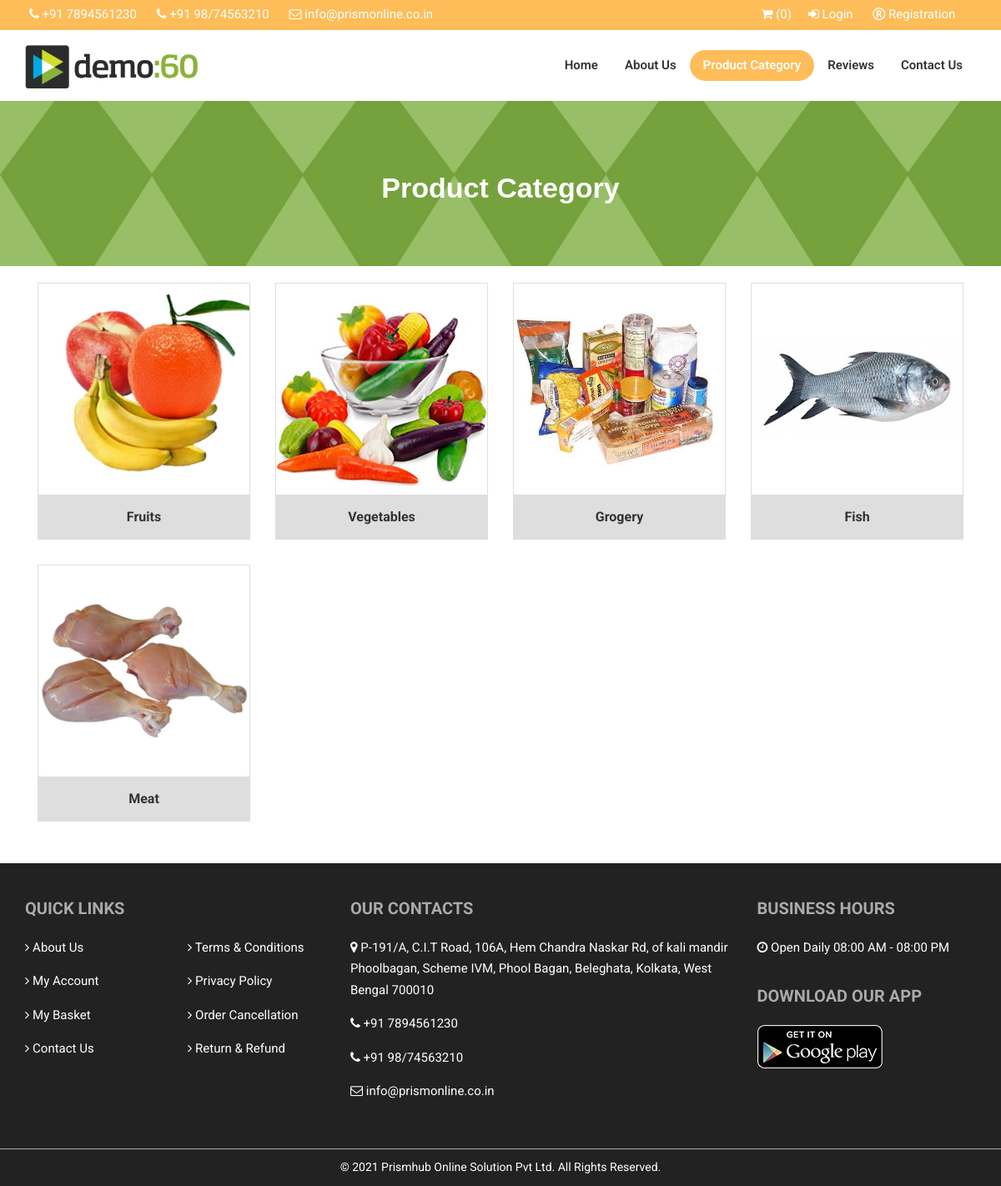
The app's page /category.php with its own data.
### tables this page shows
CREATE TABLE `og_administrator` (
  `admin_id` int(3) NOT NULL,
  `admin_username` varchar(100) NOT NULL,
  `admin_password` varchar(100) NOT NULL,
  `admin_original_password` varchar(100) NOT NULL,
  `company_name` varchar(100) NOT NULL,
  `contact_person` varchar(100) NOT NULL,
  `contact_address` text NOT NULL,
  `contact_no1` varchar(100) NOT NULL,
  `contact_no2` varchar(100) NOT NULL,
  `whatsapp_no` varchar(100) NOT NULL,
  `contact_email` varchar(100) NOT NULL,
  `delivery_charge` float(10,2) NOT NULL,
  `delivery_charge_limit` float(7,2) NOT NULL,
  `quick_delivery_charge` float(7,2) NOT NULL,
  `facebook_link` text NOT NULL,
  `twitter_link` text NOT NULL,
  `instagram_link` text NOT NULL,
  `pinterest_link` text NOT NULL,
  `youtube_link` text NOT NULL
);

CREATE TABLE `og_category` (
  `category_id` int(11) NOT NULL,
  `category_name` varchar(100) NOT NULL,
  `category_photo` varchar(100) NOT NULL,
  `category_status` varchar(30) NOT NULL
);

### category.php (the view)
<?php require_once("header.php");?>
			<div class="main-content bg-lighter">
    			<section class="inner-header parallax" style="background-image: url('images/bg/category.jpg');">
      				<div class="container">
						<div class="section-content">
							<div class="row">
								<div class="col-md-12">
									<h2 class="title text-white text-center" style="text-align:center;">Product Category</h2>
								</div>
							</div>
						</div>
					</div>
				</section>
				<section id="about">
					<div class="container pb-20 pt-20">
						<div class="row multi-row-clearfix">
							<div class="col-md-12">
							<?php
							$sql_category = "SELECT * FROM `og_category` WHERE `category_status` = 'Active'";
							$exe_category = mysql_query($sql_category) or die(mysql_error());
							while($arr_category = mysql_fetch_array($exe_category))
							{
								$num_subcat = mysql_num_rows(mysql_query("SELECT * FROM `og_subcategory` WHERE `category_id` = '".$arr_category['category_id']."' AND `subcategory_status` = 'Active'"));
								?>
								<div class="col-md-3 col-xs-6" data-nav="false">
									<div class="item">
										<div class="mb-30">
											<?php if($num_subcat>0) { ?>
											<a href="subcategory.php?category_id=<?php echo $arr_category['category_id'];?>">
											<?php } else { ?>
											<a href="product-list.php?category_id=<?php echo $arr_category['category_id'];?>">
											<?php } ?>
											<div class="thumb" style="border:1px solid #DEDEDE;">
												<img class="img-fullwidth" alt="" src="uploads/category/<?php echo $arr_category['category_photo'];?>">
											</div></a>
											<div class="pt-5 pb-5" style="text-align:center; background-color:#DEDEDE;">
												<h4 class="" style="color:#333333;">
												<?php if($num_subcat>0) { ?>
												<a href="subcategory.php?category_id=<?php echo $arr_category['category_id'];?>" style="color:#333333;">
												<?php } else { ?>
												<a href="product-list.php?category_id=<?php echo $arr_category['category_id'];?>" style="color:#333333;">
												<?php } ?>
												<?php echo stripslashes($arr_category['category_name']);?></a></h4>
											</div>
										</div>
									</div>
								</div>
								<?php
							}
							?>
								</div>
							</div>
						</div>
				</section>
			</div>
<?php require_once("footer.php");?>

### header.php (shortened to what this page needs)
<?php
$current_page = basename($_SERVER['PHP_SELF']);
$session_id = session_id();
$fetch_settings = mysql_fetch_array(mysql_query("SELECT * FROM `og_administrator` WHERE `admin_id` = '1'"));
$contact_address = stripslashes($fetch_settings['contact_address']);
$contact_email = $fetch_settings['contact_email'];
$contact_no1 = $fetch_settings['contact_no1'];
$contact_no2 = $fetch_settings['contact_no2'];
$fetchTotalQuantityH = mysql_fetch_array(mysql_query("SELECT SUM(`quantity`) AS `TOTAL_QUANTITY` FROM `og_temp_cart` WHERE `unique_id` = '".$session_id."'"));
$header_items = $fetchTotalQuantityH['TOTAL_QUANTITY'];
if($header_items!="")
{
    $display_top_item = $header_items;
}
else
{
    $display_top_item = 0;
}
?>
<!DOCTYPE html>
<html dir="ltr" lang="en">
	<head>
        <link rel="stylesheet" href="https://stackpath.bootstrapcdn.com/font-awesome/4.7.0/css/font-awesome.min.css">
		<link href="css/bootstrap.min.css" rel="stylesheet" type="text/css">
		<link href="css/jquery-ui.min.css" rel="stylesheet" type="text/css">
		<link href="css/animate.css" rel="stylesheet" type="text/css">
		<link href="css/css-plugin-collections.css" rel="stylesheet"/>
		<link id="menuzord-menu-skins" href="css/menuzord-skins/menuzord-rounded-boxed.css" rel="stylesheet"/>
		<link href="css/style-main.css" rel="stylesheet" type="text/css">
		<link href="css/preloader.css" rel="stylesheet" type="text/css">
		<link href="css/custom-bootstrap-margin-padding.css" rel="stylesheet" type="text/css">
		<link href="css/responsive.css" rel="stylesheet" type="text/css">
		<link  href="js/revolution-slider/css/settings.css" rel="stylesheet" type="text/css"/>
		<link  href="js/revolution-slider/css/layers.css" rel="stylesheet" type="text/css"/>
		<link  href="js/revolution-slider/css/navigation.css" rel="stylesheet" type="text/css"/>
		<link href="css/colors/theme-skin-color-set-1.css" rel="stylesheet" type="text/css">
		<link rel="stylesheet" href="dist/css/lightbox.css">
		<link rel="stylesheet" type="text/css" href="css/slider.css">
		</head>
		<body class="">
			<div id="wrapper" class="clearfix">
				<header id="header" class="header">
					<div class="header-top bg-theme-color-2 sm-text-center" style="background-color: #febd59 !important">
						<div class="container">
							<div class="row">
						  		<div class="col-md-9">
									<div class="widget no-border m-0">
										<ul class="list-inline">
											<li class="m-0 pl-10 pr-10"> <i class="fa fa-phone text-white"></i> <a class="" href="#"><?php echo $contact_no1;?></a></li>
											<li class="m-0 pl-10 pr-10"> <i class="fa fa-phone text-white"></i> <a class="" href="#"><?php echo $contact_no2;?></a></li>
											<li class="m-0 pl-10 pr-10"> <i class="fa fa-envelope-o text-white"></i> <a class="" href="mailto:<?php echo $contact_email;?>"><?php echo $contact_email;?></a></li>
										</ul>
									</div>
						  		</div>
						  		<div class="col-md-3">
									<div class="widget no-border m-0">
										<ul class="list-inline">
											<?php if(isset($_SESSION['USER_ID'])) { ?>
											<li class="m-0 pl-10 pr-10"><a href="view-cart.php"><i class="fa fa-shopping-basket text-white"></i> (<?php echo $display_top_item;?>)</a>
											<li class="m-0 pl-10 pr-10"><a href="my-account.php"><i class="fa fa-user text-white"></i> My Account</a>
											<li class="m-0 pl-10 pr-10"><a href="logout.php"><i class="fa fa-power-off text-white"></i> Logout</a>
											<?php } else { ?>
											<li class="m-0 pl-10 pr-10"><a href="view-cart.php"><i class="fa fa-shopping-cart text-white"></i> (<?php echo $display_top_item;?>)</a>
											<li class="m-0 pl-10 pr-10"> <i class="fa fa-sign-in text-white"></i> <a href="javascript:void();" data-toggle="modal" data-target="#myModalLogin">Login</a></li>
											<li class="m-0 pl-10 pr-10"> <i class="fa fa-registered text-white"></i> <a href="javascript:void();" data-toggle="modal" data-target="#myModalReg">Registration</a></li>
											<?php } ?>
										</ul>
									</div>
						  		</div>
							</div>
						</div>
    				</div>
					<div class="header-nav">
						<div class="header-nav-wrapper navbar-scrolltofixed bg-white">
							<div class="container">
								<nav id="menuzord-right" class="menuzord default">
									<a class="menuzord-brand pull-left flip" id="desktop" href="index.php">
										<img src="images/logo.png" alt="" style="width:65%; padding-top:1px; padding-bottom:1px;">
									</a>
									<ul class="menuzord-menu">
										<li <?php if($current_page == 'index.php') { ?>class="active"<?php } ?>><a href="index.php">Home</a></li>
										<li <?php if($current_page == 'about-us.php') { ?>class="active"<?php } ?>><a href="about-us.php">About Us</a></li>
										<li <?php if($current_page == 'category.php' || $current_page == 'subcategory.php' || $current_page == 'product-list.php') { ?>class="active"<?php } ?>><a href="category.php">Product Category</a></li>
										<li <?php if($current_page == 'reviews.php') { ?>class="active"<?php } ?>><a href="reviews.php">Reviews</a></li>
										<li <?php if($current_page == 'contact-us.php') { ?>class="active"<?php } ?>><a href="contact-us.php">Contact Us</a></li>
									</ul>
								</nav>
							</div>
						</div>
					</div>
				</header>
				<div class="main-content">

### footer.php (shortened to what this page needs)
		</div>
			<footer id="footer" class="footer bg-black-222" style="border:0;">
				<div class="container pt-40 pb-20">
					<div class="row">
                    	<div class="col-sm-6 col-md-2">
							<div class="widget dark">
								<h5 class="widget-title">Quick Links</h5>
								<ul class="list-border">
									<li><i class="fa fa-angle-right text-white"></i> <a href="about-us.php" style="color:#FFFFFF;">About Us</a></li>
									<li><i class="fa fa-angle-right text-white"></i>
									<?php if(isset($_SESSION['USER_ID'])) { ?>
									<a href="my-account.php" style="color:#FFFFFF;">My Account</a>
									<?php } else { ?>
									<a href="javascript:void();" data-toggle="modal" data-target="#myModalLogin" style="color:#FFFFFF;">My Account</a>
									<?php } ?>
									</li>
									<li><i class="fa fa-angle-right text-white"></i> <a href="view-cart.php" style="color:#FFFFFF;">My Basket</a></li>
									<li><i class="fa fa-angle-right text-white"></i> <a href="contact-us.php" style="color:#FFFFFF;">Contact Us</a></li>
								</ul>
							</div>
						</div>
						<div class="col-sm-6 col-md-2">
							<div class="widget dark">
								<h5 class="widget-title">&nbsp;</h5>
								<ul class="list-border">
									<li><i class="fa fa-angle-right text-white"></i> <a href="terms.php" style="color:#FFFFFF;">Terms & Conditions</a></li>
									<li><i class="fa fa-angle-right text-white"></i> <a href="privacy.php" style="color:#FFFFFF;">Privacy Policy</a></li>
									<li><i class="fa fa-angle-right text-white"></i> <a href="cancel.php" style="color:#FFFFFF;">Order Cancellation</a></li>
									<li><i class="fa fa-angle-right text-white"></i> <a href="return.php" style="color:#FFFFFF;">Return & Refund</a></li>
								</ul>
							</div>
						</div>
						<div class="col-sm-6 col-md-5">
							<div class="widget dark">
								<h5 class="widget-title">Our Contacts</h5>
								<ul class="list-border">
									<li style="text-align:left;"><i class="fa fa-map-marker text-white"></i> <a href="#" style="color:#FFFFFF;"><?php echo $contact_address;?></a></li>
									<li><i class="fa fa-phone text-white"></i> <a href="#" style="color:#FFFFFF;"> <?php echo $contact_no1;?></a></li>
									<li><i class="fa fa-phone text-white"></i> <a href="#" style="color:#FFFFFF;"> <?php echo $contact_no2;?></a></li>
									<li><i class="fa fa-envelope-o text-white"></i> <a href="#" style="color:#FFFFFF;"><?php echo $contact_email;?></a></li>
								</ul>
							</div>
						</div>
						<div class="col-sm-6 col-md-3">
							<div class="widget dark">
								<h5 class="widget-title">Business Hours</h5>
								<ul class="list-border">
									<li><i class="fa fa-clock-o text-white"></i> <a href="#" style="color:#FFFFFF;">Open Daily 08:00 AM - 08:00 PM</a></li>
								</ul>
								<div>&nbsp;</div>
								<h5 class="widget-title">Download Our App</h5>
								<ul class="list-border">
									<li><a href="#" target="_blank"><img src="images/app.png" alt="" /></a></li>
								</ul>
							</div>
						</div>
					</div>
				</div>
				<div class="footer-bottom bg-black-222">
					<div class="container pt-10 pb-10">
						<div class="row">
							<div class="col-md-12">
								<p class="font-14 text-black-777 m-0" style="text-align:center;">&copy; 2021 Prismhub Online Solution Pvt Ltd. All Rights Reserved.</p>
							</div>
						</div>
					</div>
				</div>
			</footer>
		</div>
	</body>
</html>

### css/menuzord-skins/menuzord-rounded-boxed.css (style rules this page uses)
.menuzord-menu > li { padding: 18px 0; }
.menuzord-menu > li > a { padding: 8px 16px; border-radius: 30px; }
.menuzord-menu > li.active > a, .menuzord-menu > li:hover > a { background: #333; color: #fff; }

### css/colors/theme-skin-color-set-1.css (style rules this page uses)
.bg-theme-color-2 { background: #0D9845 !important; }
.menuzord .menuzord-menu > li.active > a, .menuzord .menuzord-menu > li:hover > a, .menuzord .menuzord-menu ul.dropdown li:hover > a { background: #FB641B none repeat scroll 0 0; color: #fff; }

### css/slider.css (style rules this page uses)
*, *:before, *:after { -webkit-box-sizing: border-box; -moz-box-sizing: border-box; box-sizing: border-box; }

### css/utility-classes.css (style rules this page uses)
.text-black-777 { color: #fff !important; }
.text-white { color: #fff !important; }
.bg-lighter { background-color: #f7f7f7 !important; }
.bg-black-222 { background-color: #222222 !important; border-top: 1px solid #AAAAAA; }
.bg-white { background-color:#FFFFFF; }
.font-14 { font-size: 14px !important; }
.pb-5 { padding-bottom: 5px !important; }
.pt-5 { padding-top: 5px !important; }
.no-border { border: none !important; }
.img-fullwidth { width: 100% !important; }
.multi-row-clearfix .col-xs-6:nth-child(2n + 3) { clear: left; }
@media (min-width: 768px) { .multi-row-clearfix .col-xs-6:nth-child(2n + 3) { clear: none; } }
@media (min-width: 992px) { .multi-row-clearfix .col-md-3:nth-child(4n + 5) { clear: left; } }
@media (min-width: 1200px) { .multi-row-clearfix .col-md-3:nth-child(4n + 5) { clear: none; } }

### records on screen
og_administrator: contact_no1 "+91 7894561230", contact_no2 "+91 98/74563210", contact_email "info@prismonline.co.in", contact_address "P-191/A, C.I.T Road, 106A, Hem Chandra Naskar Rd, of kali mandir Phoolbagan, Scheme IVM, Phool Bagan, Beleghata, Kolkata, West Bengal 700010"
og_category: category_photo (picture), category_name "Fruits"
og_category: category_photo (picture), category_name "Vegetables"
og_category: category_photo (picture), category_name "Grogery"
og_category: category_photo (picture), category_name "Fish"
og_category: category_photo (picture), category_name "Meat"

### other values on screen
$display_top_item "0"
